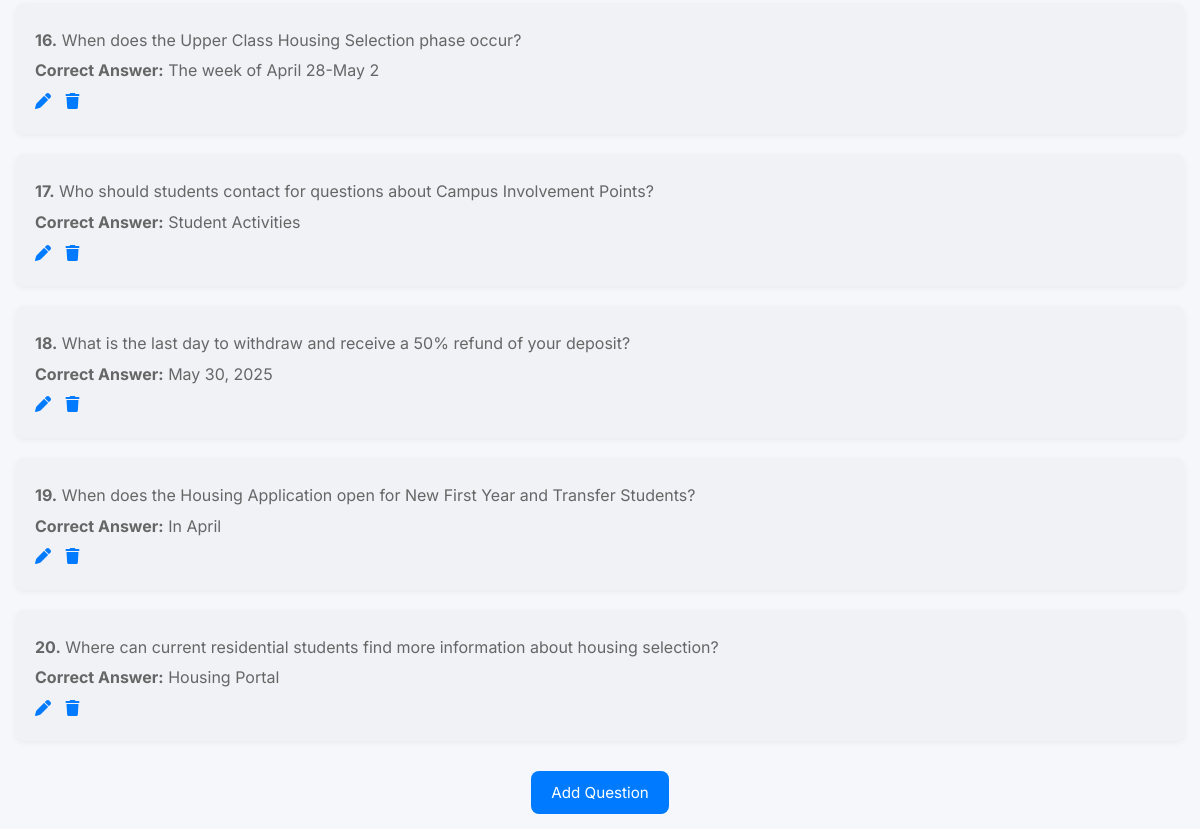
Before: /cram-hub/2/ (signed in, lower part) with the older database file.
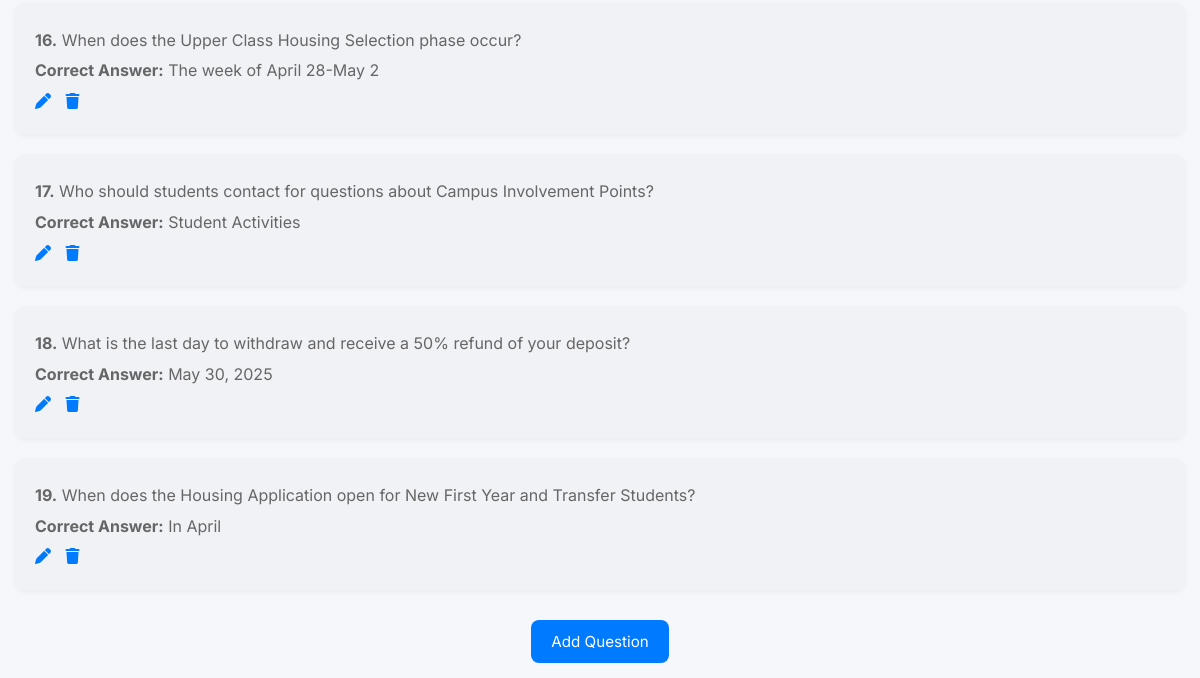
After: the same page with the newer database file.
### cram_app/models.py (models this page shows, shortened)
class TestQuestion(models.Model):
    cram_hub = models.ForeignKey('CramHub', on_delete=models.CASCADE, related_name='questions')
    question_text = models.TextField()
    correct_answer = models.CharField(max_length=255)
    wrong_answers = models.JSONField()
    created_at = models.DateTimeField(auto_now_add=True)

### cram_app/views.py (the view)
# urls.py: path("cram-hub/<int:hub_id>/", views.cram_hub_dashboard, name="cram_hub_dashboard"),
@login_required
def cram_hub_dashboard(request, hub_id):
    hub = get_object_or_404(CramHub, id=hub_id, user=request.user)
    return render(request, "cram_app/cram_hub_dashboard.html", {
        "hub": hub,
        "questions": hub.questions.all(),
        "show_questions": hub.questions.exists()
    })

### cram_app/templates/cram_app/cram_hub_dashboard.html (shortened to what this page needs)
{% extends 'cram_app/layout.html' %}
{% block content %}
  {% if hub.questions.exists %}
  <div class="question-list">
    {% for q in hub.questions.all %}
      <div class="question-box">
        <p><strong>{{ forloop.counter }}.</strong> {{ q.question_text }}</p>
        <p><strong>Correct Answer:</strong> {{ q.correct_answer }}</p>
        <div>
            <a href="{% url 'edit_question' q.id %}" class="edit-link" title="Edit">
                <i class="fas fa-pen"></i>
            </a>
            <form action="{% url 'delete_question' q.id %}" method="post" style="display:inline;">
                <button type="submit" class="delete-link" title="Delete"><i class="fas fa-trash"></i></button>
            </form>
        </div>
      </div>
    {% endfor %}
  </div>
  {% endif %}
  <div class="center-wrapper">
    <a href="{% url 'generate_test_questions' hub.id %}" class="button-link" style="align-self: center;">Add Question</a>
  </div>
{% endblock %}

Changed rows visible on the page:
removed TestQuestion: question_text "Where can current residential students find more information about housing selection?", correct_answer "Housing Portal"
